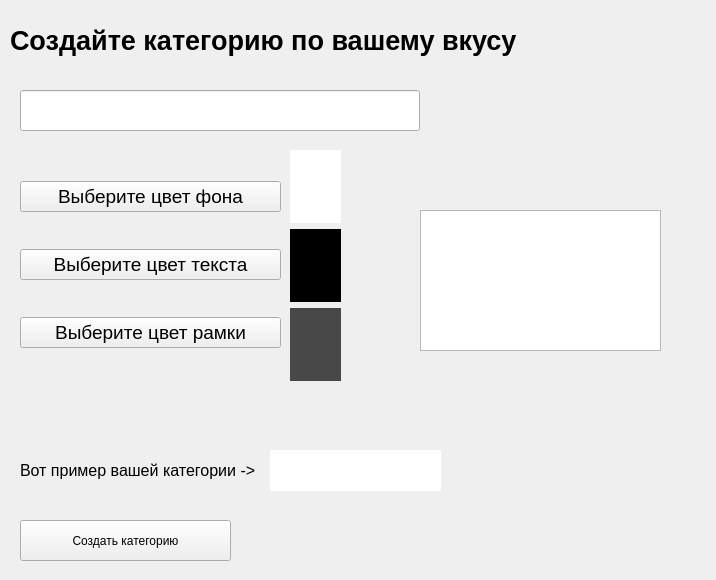
<?xml version="1.0" encoding="UTF-8"?>
<ui version="4.0">
 <class>Form</class>
 <widget class="QWidget" name="Form">
  <property name="geometry">
   <rect>
    <x>0</x>
    <y>0</y>
    <width>716</width>
    <height>580</height>
   </rect>
  </property>
  <property name="windowTitle">
   <string>Form</string>
  </property>
  <widget class="QLabel" name="label">
   <property name="geometry">
    <rect>
     <x>10</x>
     <y>10</y>
     <width>701</width>
     <height>61</height>
    </rect>
   </property>
   <property name="font">
    <font>
     <pointsize>20</pointsize>
     <bold>true</bold>
    </font>
   </property>
   <property name="text">
    <string>Создайте категорию по вашему вкусу</string>
   </property>
  </widget>
  <widget class="QLineEdit" name="line_edit">
   <property name="geometry">
    <rect>
     <x>20</x>
     <y>90</y>
     <width>400</width>
     <height>41</height>
    </rect>
   </property>
   <property name="font">
    <font>
     <pointsize>18</pointsize>
    </font>
   </property>
   <property name="styleSheet">
    <string notr="true"/>
   </property>
   <property name="text">
    <string/>
   </property>
  </widget>
  <widget class="QWidget" name="verticalLayoutWidget">
   <property name="geometry">
    <rect>
     <x>20</x>
     <y>150</y>
     <width>261</width>
     <height>231</height>
    </rect>
   </property>
   <layout class="QVBoxLayout" name="verticalLayout">
    <item>
     <widget class="QPushButton" name="backcolor_btn">
      <property name="font">
       <font>
        <pointsize>14</pointsize>
       </font>
      </property>
      <property name="text">
       <string>Выберите цвет фона</string>
      </property>
     </widget>
    </item>
    <item>
     <widget class="QPushButton" name="textcolor_btn">
      <property name="font">
       <font>
        <pointsize>14</pointsize>
       </font>
      </property>
      <property name="text">
       <string>Выберите цвет текста</string>
      </property>
     </widget>
    </item>
    <item>
     <widget class="QPushButton" name="border_btn">
      <property name="font">
       <font>
        <pointsize>14</pointsize>
       </font>
      </property>
      <property name="text">
       <string>Выберите цвет рамки</string>
      </property>
     </widget>
    </item>
   </layout>
  </widget>
  <widget class="QWidget" name="verticalLayoutWidget_2">
   <property name="geometry">
    <rect>
     <x>290</x>
     <y>150</y>
     <width>51</width>
     <height>231</height>
    </rect>
   </property>
   <layout class="QVBoxLayout" name="verticalLayout_2">
    <item>
     <widget class="QLabel" name="backcolor_label">
      <property name="styleSheet">
       <string notr="true">background-color: rgb(255, 255, 255);</string>
      </property>
      <property name="text">
       <string/>
      </property>
     </widget>
    </item>
    <item>
     <widget class="QLabel" name="textcolor_label">
      <property name="styleSheet">
       <string notr="true">background-color: rgb(0, 0, 0);</string>
      </property>
      <property name="text">
       <string/>
      </property>
     </widget>
    </item>
    <item>
     <widget class="QLabel" name="border_label">
      <property name="styleSheet">
       <string notr="true">background-color: rgb(72, 72, 72);</string>
      </property>
      <property name="text">
       <string/>
      </property>
     </widget>
    </item>
   </layout>
  </widget>
  <widget class="QTextEdit" name="description_text">
   <property name="geometry">
    <rect>
     <x>420</x>
     <y>210</y>
     <width>241</width>
     <height>141</height>
    </rect>
   </property>
  </widget>
  <widget class="QLabel" name="example_label">
   <property name="geometry">
    <rect>
     <x>20</x>
     <y>450</y>
     <width>251</width>
     <height>41</height>
    </rect>
   </property>
   <property name="font">
    <font>
     <pointsize>12</pointsize>
    </font>
   </property>
   <property name="text">
    <string>Вот пример вашей категории -&gt;</string>
   </property>
  </widget>
  <widget class="QLabel" name="result_label">
   <property name="geometry">
    <rect>
     <x>270</x>
     <y>450</y>
     <width>171</width>
     <height>41</height>
    </rect>
   </property>
   <property name="styleSheet">
    <string notr="true">background-color: rgb(255, 255, 255);</string>
   </property>
   <property name="text">
    <string/>
   </property>
  </widget>
  <widget class="QPushButton" name="ok_btn">
   <property name="geometry">
    <rect>
     <x>20</x>
     <y>520</y>
     <width>211</width>
     <height>41</height>
    </rect>
   </property>
   <property name="text">
    <string>Создать категорию</string>
   </property>
  </widget>
 </widget>
 <resources/>
 <connections/>
</ui>
